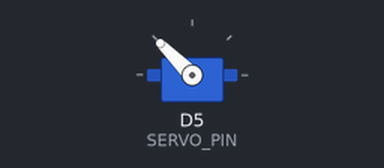
Simulated run of this sketch. Board: ESP8266 (NodeMCU). Parts: servo. What the sketch prints to the serial monitor is not drawn.

Above: at 1.25 s.
Timing chart, 0 to 5.8 s (numbered marks = the images above):
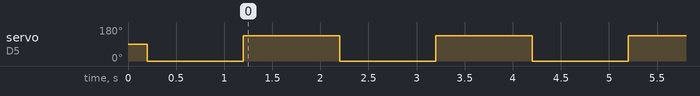

The sketch:

servo_test.ino
```cpp
// ทดสอบหมุนไปกลับ: 0 -> TEST_DEG -> 0 วนซ้ำ เพื่อดูว่าเซอร์โวกลับมาปิดสนิทที่จุดเดิมได้
//
// สัญญาณ -> D5 (GPIO14), VCC -> VIN (5V), GND -> GND
// จ่ายไฟจาก powerbank ไม่ใช่พอร์ตโน้ตบุ๊ก

#include <Servo.h>

const int SERVO_PIN = D5;
const int HOME_DEG = 0;        // จุดปิดฝา ต้องตรงกับ CLOSED_DEG ใน feeder.ino
const int TEST_DEG = 135;       // มุมที่ลอง แก้แล้วอัปโหลดใหม่
const unsigned long HOLD_MS = 1000;

Servo flap;

void goTo(int deg) {
  Serial.print("servo -> ");
  Serial.print(deg);
  Serial.println(" deg");
  flap.write(deg);
  delay(HOLD_MS);
}

void setup() {
  Serial.begin(115200);
  delay(200);
  Serial.println();
  flap.attach(SERVO_PIN);
  goTo(HOME_DEG);
}

void loop() {
  goTo(TEST_DEG);
  goTo(HOME_DEG);
}
```

Measured:
- by itself, servo on D5 (SERVO_PIN): alternates 135° for 1.0 s and 0° for 1.0 s
